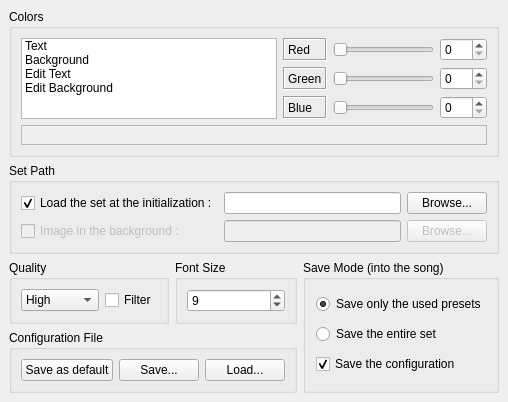
     <widget class="QWidget" name="ConfigureTab">
      <attribute name="title">
       <string>&amp;Config</string>
      </attribute>
      <layout class="QGridLayout">
       <property name="margin">
        <number>9</number>
       </property>
       <property name="spacing">
        <number>6</number>
       </property>
       <item row="2" column="1">
        <widget class="QGroupBox" name="fontSizeGroupBox">
         <property name="title">
          <string>Font Size</string>
         </property>
         <layout class="QGridLayout">
          <property name="margin">
           <number>9</number>
          </property>
          <property name="spacing">
           <number>6</number>
          </property>
          <item row="0" column="0">
           <widget class="QSpinBox" name="fontSizeSpinBox">
            <property name="minimum">
             <number>1</number>
            </property>
            <property name="maximum">
             <number>32</number>
            </property>
            <property name="value">
             <number>9</number>
            </property>
           </widget>
          </item>
         </layout>
        </widget>
       </item>
       <item row="2" column="0">
        <widget class="QGroupBox" name="qualityGroupBox">
         <property name="title">
          <string>Quality</string>
         </property>
         <layout class="QHBoxLayout">
          <property name="spacing">
           <number>6</number>
          </property>
          <property name="margin">
           <number>9</number>
          </property>
          <item>
           <widget class="QComboBox" name="qualityComboBox">
            <property name="enabled">
             <bool>true</bool>
            </property>
            <item>
             <property name="text">
              <string>High</string>
             </property>
            </item>
            <item>
             <property name="text">
              <string>Middle</string>
             </property>
            </item>
            <item>
             <property name="text">
              <string>Low</string>
             </property>
            </item>
            <item>
             <property name="text">
              <string>Ultra low</string>
             </property>
            </item>
           </widget>
          </item>
          <item>
           <widget class="QCheckBox" name="filterCheckBox">
            <property name="enabled">
             <bool>true</bool>
            </property>
            <property name="text">
             <string>Filter</string>
            </property>
           </widget>
          </item>
         </layout>
        </widget>
       </item>
       <item row="2" column="2" rowspan="2">
        <widget class="QGroupBox" name="saveModeButtonGroup">
         <property name="title">
          <string>Save Mode (into the song)</string>
         </property>
         <layout class="QVBoxLayout">
          <property name="spacing">
           <number>6</number>
          </property>
          <property name="margin">
           <number>10</number>
          </property>
          <item>
           <widget class="QRadioButton" name="minSaveRadioButton">
            <property name="cursor">
             <cursorShape>PointingHandCursor</cursorShape>
            </property>
            <property name="text">
             <string>Save only the used presets</string>
            </property>
            <property name="checked">
             <bool>true</bool>
            </property>
           </widget>
          </item>
          <item>
           <widget class="QRadioButton" name="hugeSaveRadioButton">
            <property name="cursor">
             <cursorShape>PointingHandCursor</cursorShape>
            </property>
            <property name="text">
             <string>Save the entire set</string>
            </property>
           </widget>
          </item>
          <item>
           <widget class="QCheckBox" name="saveConfigCheckBox">
            <property name="cursor">
             <cursorShape>PointingHandCursor</cursorShape>
            </property>
            <property name="text">
             <string>Save the configuration</string>
            </property>
            <property name="checked">
             <bool>true</bool>
            </property>
           </widget>
          </item>
         </layout>
        </widget>
       </item>
       <item row="3" column="0" colspan="2">
        <widget class="QGroupBox" name="fileGroupBox">
         <property name="title">
          <string>Configuration File</string>
         </property>
         <layout class="QGridLayout">
          <property name="margin">
           <number>9</number>
          </property>
          <property name="spacing">
           <number>6</number>
          </property>
          <item row="0" column="1">
           <widget class="QPushButton" name="saveConfPushButton">
            <property name="enabled">
             <bool>true</bool>
            </property>
            <property name="text">
             <string>Save...</string>
            </property>
           </widget>
          </item>
          <item row="0" column="2">
           <widget class="QPushButton" name="loadConfPushButton">
            <property name="enabled">
             <bool>true</bool>
            </property>
            <property name="text">
             <string>Load...</string>
            </property>
           </widget>
          </item>
          <item row="0" column="0">
           <widget class="QPushButton" name="saveDefaultPushButton">
            <property name="text">
             <string>Save as default</string>
            </property>
           </widget>
          </item>
         </layout>
        </widget>
       </item>
       <item row="0" column="0" colspan="3">
        <widget class="QGroupBox" name="colorGroupBox">
         <property name="title">
          <string>Colors</string>
         </property>
         <layout class="QGridLayout">
          <property name="margin">
           <number>9</number>
          </property>
          <property name="spacing">
           <number>6</number>
          </property>
          <item row="3" column="0" colspan="4">
           <widget class="QFrame" name="colorFrame">
            <property name="sizePolicy">
             <sizepolicy hsizetype="Expanding" vsizetype="Expanding">
              <horstretch>0</horstretch>
              <verstretch>0</verstretch>
             </sizepolicy>
            </property>
            <property name="minimumSize">
             <size>
              <width>0</width>
              <height>20</height>
             </size>
            </property>
            <property name="autoFillBackground">
             <bool>true</bool>
            </property>
            <property name="frameShape">
             <enum>QFrame::StyledPanel</enum>
            </property>
            <property name="frameShadow">
             <enum>QFrame::Sunken</enum>
            </property>
           </widget>
          </item>
          <item row="0" column="0" rowspan="3">
           <widget class="QListWidget" name="colorListBox">
            <item>
             <property name="text">
              <string>Text</string>
             </property>
            </item>
            <item>
             <property name="text">
              <string>Background</string>
             </property>
            </item>
            <item>
             <property name="text">
              <string>Edit Text</string>
             </property>
            </item>
            <item>
             <property name="text">
              <string>Edit Background</string>
             </property>
            </item>
           </widget>
          </item>
          <item row="0" column="3">
           <widget class="QSpinBox" name="redSpinBox">
            <property name="toolTip">
             <string>Red</string>
            </property>
            <property name="maximum">
             <number>255</number>
            </property>
           </widget>
          </item>
          <item row="2" column="2">
           <widget class="QSlider" name="blueSlider">
            <property name="cursor">
             <cursorShape>PointingHandCursor</cursorShape>
            </property>
            <property name="toolTip">
             <string>Blue</string>
            </property>
            <property name="maximum">
             <number>255</number>
            </property>
            <property name="orientation">
             <enum>Qt::Horizontal</enum>
            </property>
           </widget>
          </item>
          <item row="1" column="2">
           <widget class="QSlider" name="greenSlider">
            <property name="cursor">
             <cursorShape>PointingHandCursor</cursorShape>
            </property>
            <property name="toolTip">
             <string>Green</string>
            </property>
            <property name="maximum">
             <number>255</number>
            </property>
            <property name="orientation">
             <enum>Qt::Horizontal</enum>
            </property>
           </widget>
          </item>
          <item row="0" column="2">
           <widget class="QSlider" name="redSlider">
            <property name="cursor">
             <cursorShape>PointingHandCursor</cursorShape>
            </property>
            <property name="toolTip">
             <string>Red</string>
            </property>
            <property name="layoutDirection">
             <enum>Qt::LeftToRight</enum>
            </property>
            <property name="maximum">
             <number>255</number>
            </property>
            <property name="orientation">
             <enum>Qt::Horizontal</enum>
            </property>
            <property name="tickPosition">
             <enum>QSlider::NoTicks</enum>
            </property>
           </widget>
          </item>
          <item row="2" column="3">
           <widget class="QSpinBox" name="blueSpinBox">
            <property name="toolTip">
             <string>Blue</string>
            </property>
            <property name="maximum">
             <number>255</number>
            </property>
           </widget>
          </item>
          <item row="1" column="3">
           <widget class="QSpinBox" name="greenSpinBox">
            <property name="toolTip">
             <string>Green</string>
            </property>
            <property name="maximum">
             <number>255</number>
            </property>
           </widget>
          </item>
          <item row="2" column="1">
           <widget class="QLabel" name="blueLabel">
            <property name="frameShape">
             <enum>QFrame::Box</enum>
            </property>
            <property name="frameShadow">
             <enum>QFrame::Sunken</enum>
            </property>
            <property name="text">
             <string>Blue</string>
            </property>
           </widget>
          </item>
          <item row="1" column="1">
           <widget class="QLabel" name="greenLabel">
            <property name="frameShape">
             <enum>QFrame::Box</enum>
            </property>
            <property name="frameShadow">
             <enum>QFrame::Sunken</enum>
            </property>
            <property name="text">
             <string>Green</string>
            </property>
           </widget>
          </item>
          <item row="0" column="1">
           <widget class="QLabel" name="redLabel">
            <property name="frameShape">
             <enum>QFrame::Box</enum>
            </property>
            <property name="frameShadow">
             <enum>QFrame::Sunken</enum>
            </property>
            <property name="text">
             <string>Red</string>
            </property>
           </widget>
          </item>
         </layout>
        </widget>
       </item>
       <item row="1" column="0" colspan="3">
        <widget class="QGroupBox" name="pathGroupBox">
         <property name="title">
          <string>Set Path</string>
         </property>
         <layout class="QGridLayout">
          <property name="margin">
           <number>9</number>
          </property>
          <property name="spacing">
           <number>6</number>
          </property>
          <item row="1" column="0">
           <widget class="QCheckBox" name="imageCheckBox">
            <property name="enabled">
             <bool>false</bool>
            </property>
            <property name="text">
             <string>Image in the background :</string>
            </property>
            <property name="checked">
             <bool>false</bool>
            </property>
           </widget>
          </item>
          <item row="1" column="1">
           <widget class="QLineEdit" name="imagePathLineEdit">
            <property name="enabled">
             <bool>false</bool>
            </property>
            <property name="maxLength">
             <number>128</number>
            </property>
           </widget>
          </item>
          <item row="1" column="2">
           <widget class="QPushButton" name="imageBrowsePushButton">
            <property name="enabled">
             <bool>false</bool>
            </property>
            <property name="text">
             <string>Browse...</string>
            </property>
           </widget>
          </item>
          <item row="0" column="1">
           <widget class="QLineEdit" name="initSetPathLineEdit">
            <property name="maxLength">
             <number>128</number>
            </property>
           </widget>
          </item>
          <item row="0" column="2">
           <widget class="QPushButton" name="initSetBrowsePushButton">
            <property name="text">
             <string>Browse...</string>
            </property>
           </widget>
          </item>
          <item row="0" column="0">
           <widget class="QCheckBox" name="initSetCheckBox">
            <property name="text">
             <string>Load the set at the initialization :</string>
            </property>
            <property name="checked">
             <bool>true</bool>
            </property>
           </widget>
          </item>
         </layout>
        </widget>
       </item>
      </layout>
     </widget>
